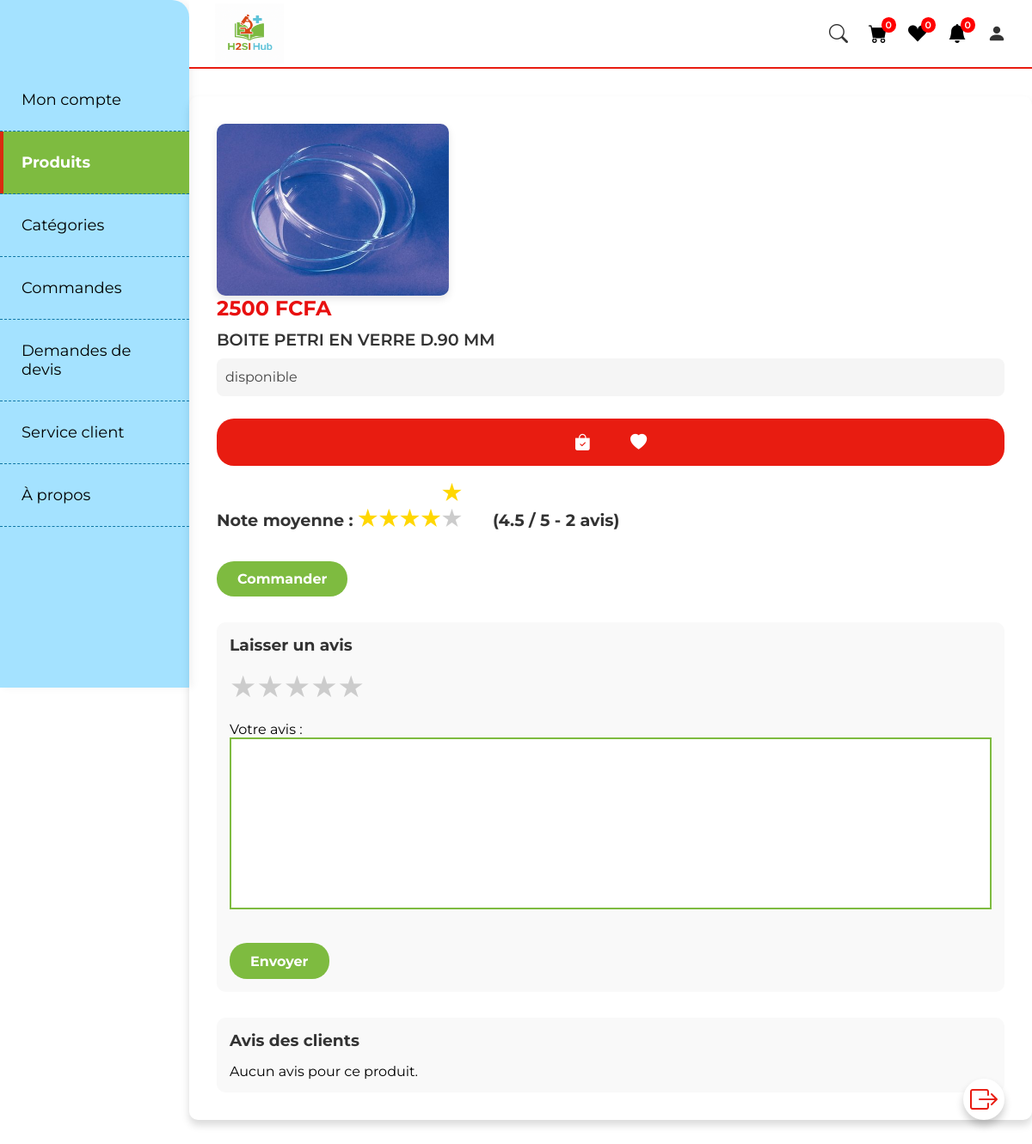
The app's page /pageproduit.php?pid=4 with its own data.
### tables this page shows
CREATE TABLE `t_produit` (
  `id` int(10) NOT NULL,
  `nom_pdt` varchar(1000) NOT NULL,
  `prix` float NOT NULL,
  `image` varchar(1000) NOT NULL,
  `detail_pdt` longtext NOT NULL,
  `categorie` varchar(100) NOT NULL
);

### sessioneq.php (called while the page is built, shortened)
<?php
include("admin/connexion.php");
if (isset($_SESSION['id_client'])) {
    $id_client = $_SESSION['id_client'];
    $nom_client = $_SESSION['nom_client'];
    $prenom_client = $_SESSION['prenom_client'];
    $mail_client = $_SESSION['mail_client'];
    $count_panier = $con->prepare("SELECT COUNT(*) FROM t_panier WHERE id_client = :id_client");
    $count_panier->bindParam(":id_client", $id_client);
    $count_panier->execute();
    $num_panier = $count_panier->fetchColumn();
    $count_wishlist = $con->prepare("SELECT COUNT(*) FROM t_wishlist WHERE id_client = :id_client");
    $count_wishlist->bindParam(":id_client", $id_client);
    $count_wishlist->execute();
    $num_wishlist = $count_wishlist->fetchColumn();
$count_notif = $con->prepare("SELECT COUNT(*) FROM t_notifications WHERE id_client = :id_client AND est_lue = 0");
$count_notif->bindParam(":id_client", $id_client);
$count_notif->execute();
$num_notif = $count_notif->fetchColumn();
} else {
     $num_notif = 0;
}
?>

### pageproduit.php (the view, shortened to what this page needs)
<?php
 include("sessioneq.php");
?>
<html lang="en" dir="ltr">
<head>
<link rel="stylesheet" href="https://cdn.jsdelivr.net/npm/bootstrap-icons@1.10.3/font/bootstrap-icons.css">
<link rel="stylesheet" href="styl.css">
</head>
<body>
<div class="navbar-container">
  <div class="navbar-top">
    <a href="#" class="logo"><img src="Images/H2SI Hub.png" class="logo-img"  alt="H2SI Logo" /></a>
    <div class="nav-icons">
      <i class="bi bi-search" id="search-icon"></i>
      <a href="panier.php" class="panier">
        <i class="bi bi-cart-fill"></i>
        <sup><?php
             $count_panier = $con->prepare("SELECT COUNT(*) FROM t_panier WHERE id_client = :id_client");
             $count_panier->bindParam(":id_client", $id_client);
             $count_panier->execute();
             echo $count_panier->fetchColumn();
          ?></sup>
      </a>
      <a href="wishlist.php" class="wishlist">
        <i class="bi bi-suit-heart-fill"></i>
        <sup><?php
            $count_wishlist = $con->prepare("SELECT COUNT(*) FROM t_wishlist WHERE id_client = :id_client");
            $count_wishlist->bindParam(":id_client", $id_client);
            $count_wishlist->execute();
            echo $count_wishlist->fetchColumn();
        ?></sup>
      </a>
      <a href="notif.php" class="wishlist"><i class="bi bi-bell-fill"></i><sup><?= $num_notif ?></sup></a>
      <i class="bi bi-person-fill" id="person-icon"></i>
    </div>
  </div>
  <nav class="sidebar">
    <ul class="nav-links">
      <li><a href="moncompte.php" class="nav-link">Mon compte</a></li>
      <li><a href="eqconnect.php" class="nav-link active">Produits</a></li>
      <li><a href="presentation.php" class="nav-link">Catégories</a></li>
      <li><a href="commande.php" class="nav-link">Commandes</a></li>
      <li><a href="devis.php" class="nav-link">Demandes de devis</a></li>
      <li><a href="service_client.php" class="nav-link">Service client</a></li>
      <li><a href="faq.php" class="nav-link">À propos</a></li>
    </ul>
  </nav>
</div>
<section class="voir_page">
   <?php
    if(isset($_GET['pid'])) {
        $pid = $_GET['pid'];
        $select_products = $con->query("SELECT * FROM `t_produit` WHERE id ='$pid'");
        if ($select_products->rowCount()>0) {
          while($fetch_products = $select_products->fetch(PDO::FETCH_ASSOC)){
            $note_data = $con->prepare("SELECT AVG(note) AS moyenne, COUNT(*) AS total FROM t_avis WHERE id_produit = :id_produit");
$note_data->execute([':id_produit' => $fetch_products['id']]);
$note_info = $note_data->fetch(PDO::FETCH_ASSOC);
$moyenne = round($note_info['moyenne'], 1);
$total_avis = $note_info['total'];
   ?>
            <form method="post">
                <img src="admin/image/<?php echo $fetch_products['image']; ?>" class="images">
                <div class="lesdetails">
                   <div class="leprix"><?php echo $fetch_products['prix']; ?> FCFA</div>
                   <div class="lenom"><?php echo $fetch_products['nom_pdt']; ?></div>
                   <div class="a_propos"><p><?php echo $fetch_products['detail_pdt']; ?></p></div>
                   <div class="button">
                     <button type="submit" name="ajouter_au_panier"><i class="bi bi-bag-check-fill"></i></button>
                     <button type="submit" name="ajouter_a_wishlist"><i class="bi bi-heart-fill"></i></button>
                   </div>
                </div>
                <div class="note-globale">
    <h4>Note moyenne :
        <?php
        for($i=1;$i<=5;$i++){
            if($i <= floor($moyenne)){
                echo '<span class="star filled">&#9733;</span>';
            } elseif($i - $moyenne < 1){
                echo '<span class="star" style="position: relative; display: inline-block;">
                        <span style="width:'.(($moyenne-floor($moyenne))*100).'%; overflow:hidden; display:inline-block; color: gold;">&#9733;</span>
                        <span style="color:#ccc;">&#9733;</span>
                      </span>';
            } else {
                echo '<span class="star">&#9733;</span>';
            }
        }
        ?>
        (<?= $moyenne ?> / 5 - <?= $total_avis ?> avis)
    </h4>
</div>
                <a href="verifier.php?get_id=<?= $fetch_products['id']; ?>" class="btn_buy">Commander</a>
            </form>
            <div class="avis-section">
              <h3>Laisser un avis</h3>
              <form method="post">
               <div class="star-rating">
  <span class="star select-star" data-value="1">&#9733;</span>
  <span class="star select-star" data-value="2">&#9733;</span>
  <span class="star select-star" data-value="3">&#9733;</span>
  <span class="star select-star" data-value="4">&#9733;</span>
  <span class="star select-star" data-value="5">&#9733;</span>
</div>
                <br><br>
                <label for="commentaire">Votre avis :</label><br>
                <textarea name="commentaire" class="comment" id="commentaire" rows="4" required></textarea><br><br>
                <button type="submit" name="ajouter_avis" class="btn_buy">Envoyer</button>
              </form>
            </div>
            <div class="avis-liste">
              <h3>Avis des clients</h3>
              <?php
              $avis_query = $con->prepare("SELECT a.*, c.nom_client, c.prenom_client
                                           FROM t_avis a
                                           JOIN t_client c ON a.id_client = c.id
                                           WHERE a.id_produit = :id_produit
                                           ORDER BY a.date_avis DESC");
              $avis_query->execute([':id_produit' => $pid]);
              if ($avis_query->rowCount() > 0) {
                  while ($avis = $avis_query->fetch(PDO::FETCH_ASSOC)) {
                      echo "<div class='un-avis'>";
                      echo "<strong>" . htmlspecialchars($avis['nom_client']) . " " . htmlspecialchars($avis['prenom_client']) . "</strong><br>";
                      echo "Note : " . str_repeat("⭐", $avis['note']) . "<br>";
                      echo "<p>" . nl2br(htmlspecialchars($avis['commentaire'])) . "</p>";
                      echo "<small>Posté le " . $avis['date_avis'] . "</small>";
                      echo "</div>";
                  }
              } else {
                  echo "<p>Aucun avis pour ce produit.</p>";
              }
              ?>
            </div>
   <?php
          }
        }
    }
   ?>
   <a href="eqconnect.php"><i class="bi bi-box-arrow-right"></i></a>
</section>
</body>
</html>

### styl.css (style rules this page uses)
* { margin: 0; padding: 0; box-sizing: border-box; font-family: 'Montserrat', sans-serif; list-style: none; text-decoration: none; scroll-behavior: smooth; scroll-padding-top: 2rem; }
body { overflow-x: hidden; padding-top: 80px; padding-left: 220px; box-sizing: border-box; }
.navbar-container { display: flex; flex-direction: row; width: 100%; position: fixed; top: 0; left: 0; background: #fff; z-index: 1000; box-shadow: 0 6px 10px rgba(0, 0, 0, 0.1); }
.navbar-top { position: fixed; top: 0; left: 220px; height: 80px; display: flex; justify-content: space-between; align-items: center; width: calc(100% - 220px); padding: 10px 30px; background: #fff; border-bottom: 2px solid #e81c11; z-index: 1001; }
.logo-img { width: 80px; height: 70px; transition: transform 0.3s ease-in-out; }
.nav-icons { display: flex; gap: 1.5rem; align-items: center; font-size: 22px; color: #333; }
.nav-icons a { color: #000; position: relative; }
.nav-icons sup { position: absolute; top: -8px; right: -10px; background-color: red; color: #fff; font-size: 10px; padding: 2px 5px; border-radius: 50%; }
.sidebar { width: 220px; background: #18b6ff64; height: 100vh; padding-top: 80px; position: fixed; left: 0; top: 0; border-top-right-radius: 20px; box-shadow: 4px 0 10px rgba(0,0,0,0.05); }
.nav-links { list-style: none; padding: 0; margin: 0; }
.nav-links li { width: 100%; }
.nav-link { display: block; padding: 25px 25px; font-size: 18px; color: #000; border-bottom: 1px dashed #056fa0ef; text-decoration: none; transition: all 0.3s ease; position: relative; }
.nav-link.active { background-color: #7EBB40; color: #fff; font-weight: bold; box-shadow: inset 4px 0 0 #d92b10; }
.panier sup { font-size: 11px; font-weight: 600; color:#fafafa; }
.wishlist sup { font-size: 11px; font-weight: 600; color:hwb(0 100% 0%); }
.voir_page { margin: 2rem auto; padding: 2rem; max-width: 1200px; background: #fff; border-radius: 10px; box-shadow: 0 6px 10px rgba(0,0,0,0.15); }
.voir_page .btn_buy { padding: 0.7rem 1.5rem; border-radius: 20px; font-weight: bold; text-decoration: none; font-size: 1rem; cursor: pointer; border: none; transition: all 0.3s ease; background-color: #7EBB40; color: #fff; }
.voir_page .button { display: flex; justify-content: center; gap: 1rem; background: #e81c11; border-radius: 20px; padding: 0.5rem; margin: 1rem 0; }
.voir_page .button button, .voir_page .button a { background: transparent; border: none; color: #fff; font-size: 1.2rem; cursor: pointer; }
.voir_page a .bi-box-arrow-right { font-size: 2rem; color: #e81c11; position: fixed; bottom: 2rem; right: 2rem; background: #fff; padding: 0.5rem; border-radius: 50%; box-shadow: 0 6px 10px rgba(0,0,0,0.2); transition: transform 0.2s ease; }

### pageproduit.php (style rules this page uses)
form .images { max-width: 100%; width: 270px; border-radius: 10px; object-fit: cover; box-shadow: 0 4px 10px rgba(0, 0, 0, 0.1); }
.lesdetails { flex: 1 1 300px; display: flex; flex-direction: column; gap: 10px; }
.leprix { font-size: 1.5rem; font-weight: bold; color: #e81010; }
.lenom { font-size: 1.2rem; font-weight: 600; color: #333; }
.a_propos p { font-size: 1rem; line-height: 1.5; color: #444; background: #f5f5f5; padding: 10px; border-radius: 8px; }
.button { display: flex; gap: 10px; align-items: center; }
.button button { background: #7EBB40; color: white; border: none; padding: 10px 15px; border-radius: 50px; cursor: pointer; font-size: 1.1rem; transition: 0.3s; }
.btn_buy { display: inline-block; margin-top: 20px; padding: 12px 20px; background: #e81010; color: white; font-weight: 600; border-radius: 8px; text-decoration: none; transition: 0.3s; }
.comment { resize: none; width: 100%; height: 200px; border: 2px solid #7EBB40; }
.avis-section, .avis-liste { margin-top: 30px; padding: 15px; background: #f9f9f9; border-radius: 10px; }
.avis-section h3, .avis-liste h3 { margin-bottom: 15px; color: #333; }
.star-rating { display: inline-flex; font-size: 35px; cursor: pointer; }
.star { color: #ccc; transition: color 0.2s; }
.star.filled { color: gold; }
.note-globale h4 { font-size: 1.2rem; margin-bottom: 15px; color: #333; }
.note-globale .star { font-size: 25px; margin-right: 2px; }

### records on screen
t_produit: image (picture), prix "2500", nom_pdt "BOITE PETRI EN VERRE D.90 MM", detail_pdt "disponible", moyenne "4.5", total_avis "2"

### other values on screen
$count_panier->fetchColumn() "0"
$count_wishlist->fetchColumn() "0"
$num_notif "0"
